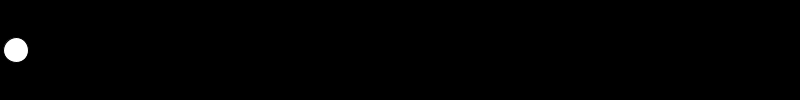
Frame 1 (no input)
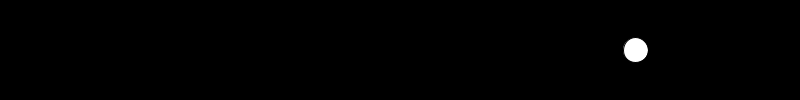
Frame 60 (the mouse pressed at the canvas centre just before this capture)
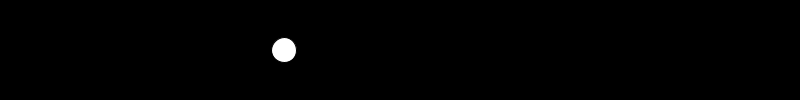
Frame 120 (the mouse held since frame 60 and released just before this capture)

The Processing sketch that drew these frames (run headless with seeded random() and noise(); from frame 60 on, the mouse is pressed at the canvas centre):

// Processing sketch: quiz4_a
// ── quiz4_a.pde
/*
Nicholas Miller
This is part one of quiz 4.
*/

float cx = 0;
float cy = 0;

float xpos = 16;
float speed;
float acceleration;


void setup() {
  size(800, 100);
  background(0);
  fill(255);
  cx = width/2;
  cy = height/2;
  
  acceleration = 0.35;
  speed = 0;
}

void draw() {
  background(0);
  ellipse(xpos, cy, 25, 25);
  
  speed += acceleration;
  xpos += speed;
  
  if (xpos + 15 > width) {
    xpos = width - 15;
    speed = 0;
    acceleration = -0.35;
  }
  else if (xpos - 15 < 0) {
    xpos = 16;
    acceleration = 0.35;
    speed = 0;
  }
}
